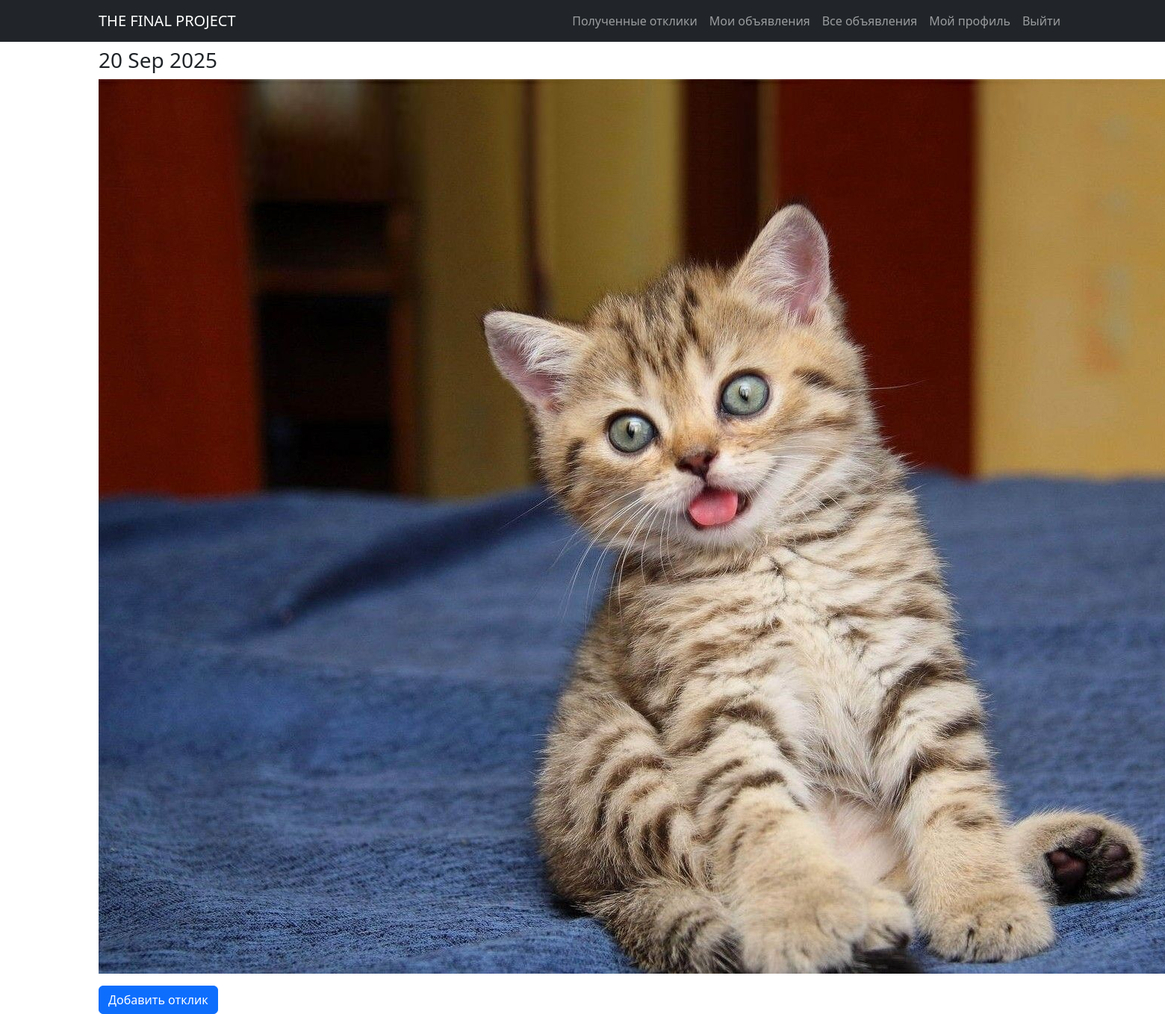
Screenshot of /posters/58/ (signed in) with the database file from the repository.
### board/models.py (models this page shows, shortened)
class Poster(models.Model):
    user = models.ForeignKey(User, on_delete=models.CASCADE)
    head = models.CharField(max_length=255)
    text = RichTextUploadingField()
    categories = models.ManyToManyField(Category)
    poster_origin = models.DateTimeField(auto_now_add=True)

### board/views.py (the view, shortened to what this page needs)
# urls.py: path('posters/<int:pk>/', PosterDetail.as_view(), name='poster_detail'),
class PosterDetail(LoginRequiredMixin, DetailView):
    model = Poster
    template_name = 'id.html'
    def get_context_data(self, **kwargs):
        context = super().get_context_data(**kwargs)
        poster = self.get_object()
        context['active_responses'] = Response.objects.filter(poster=poster, status=False)
        context['accepted_responses'] = Response.objects.filter(poster=poster, status=True)
        return context
    def get_object(self):
        return get_object_or_404(Poster, pk=self.kwargs['pk'])

### templates/id.html (shortened to what this page needs)
{% extends 'base.html' %}
{% load static %}
{% block content %}
<h3 style="font-weight: normal;">{{ poster.poster_origin|date:'d M Y' }}</h3>
<h4 style="font-weight: normal;">{{ poster.text|safe }}</h4>
{% if user.is_authenticated %}
    <a href="{% url 'response' poster.pk %}" class="btn btn-primary">Добавить отклик</a>
{% endif %}
{% endblock content %}

### rows the page displays
Poster: poster_origin "20 Sep 2025", text (picture)
